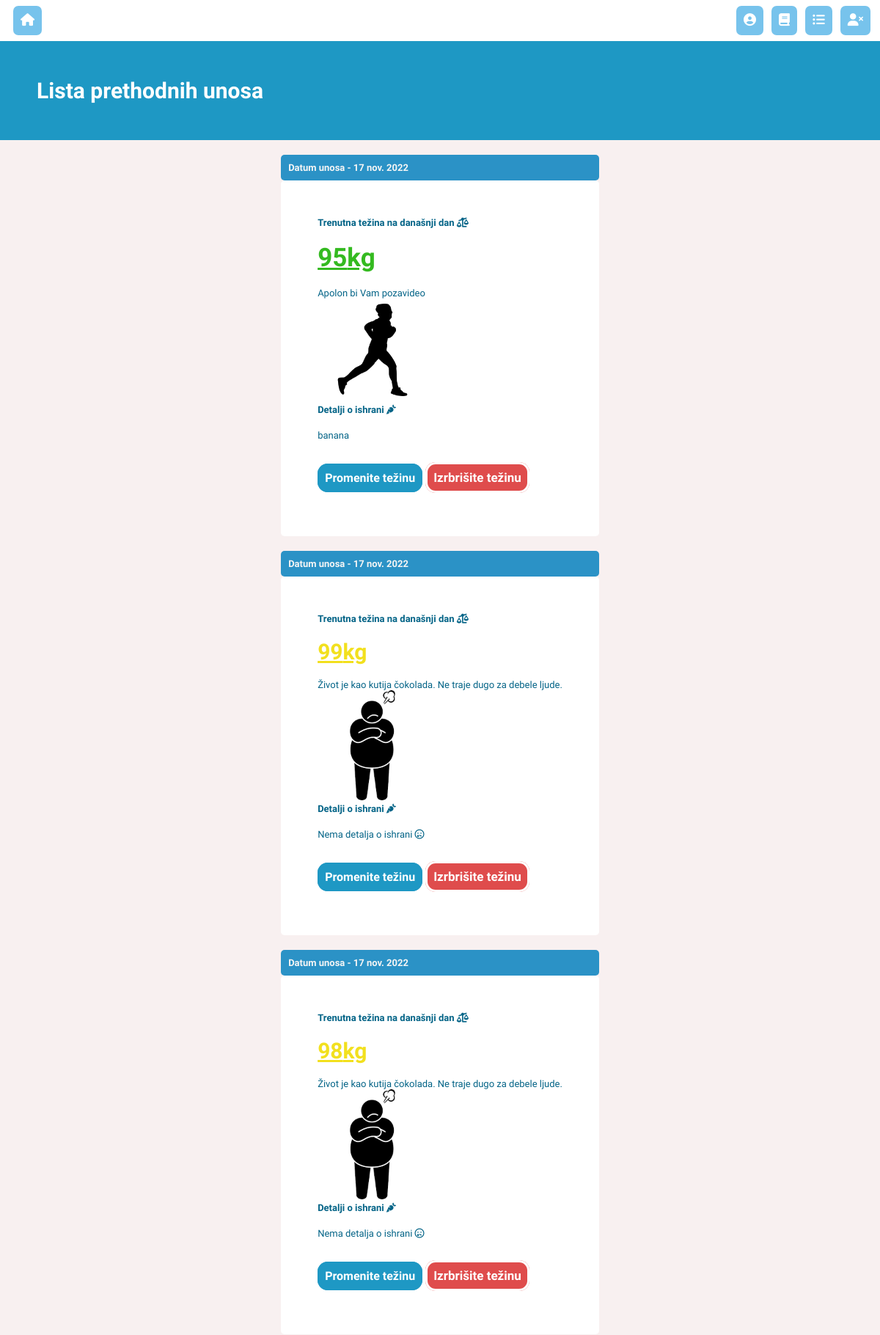
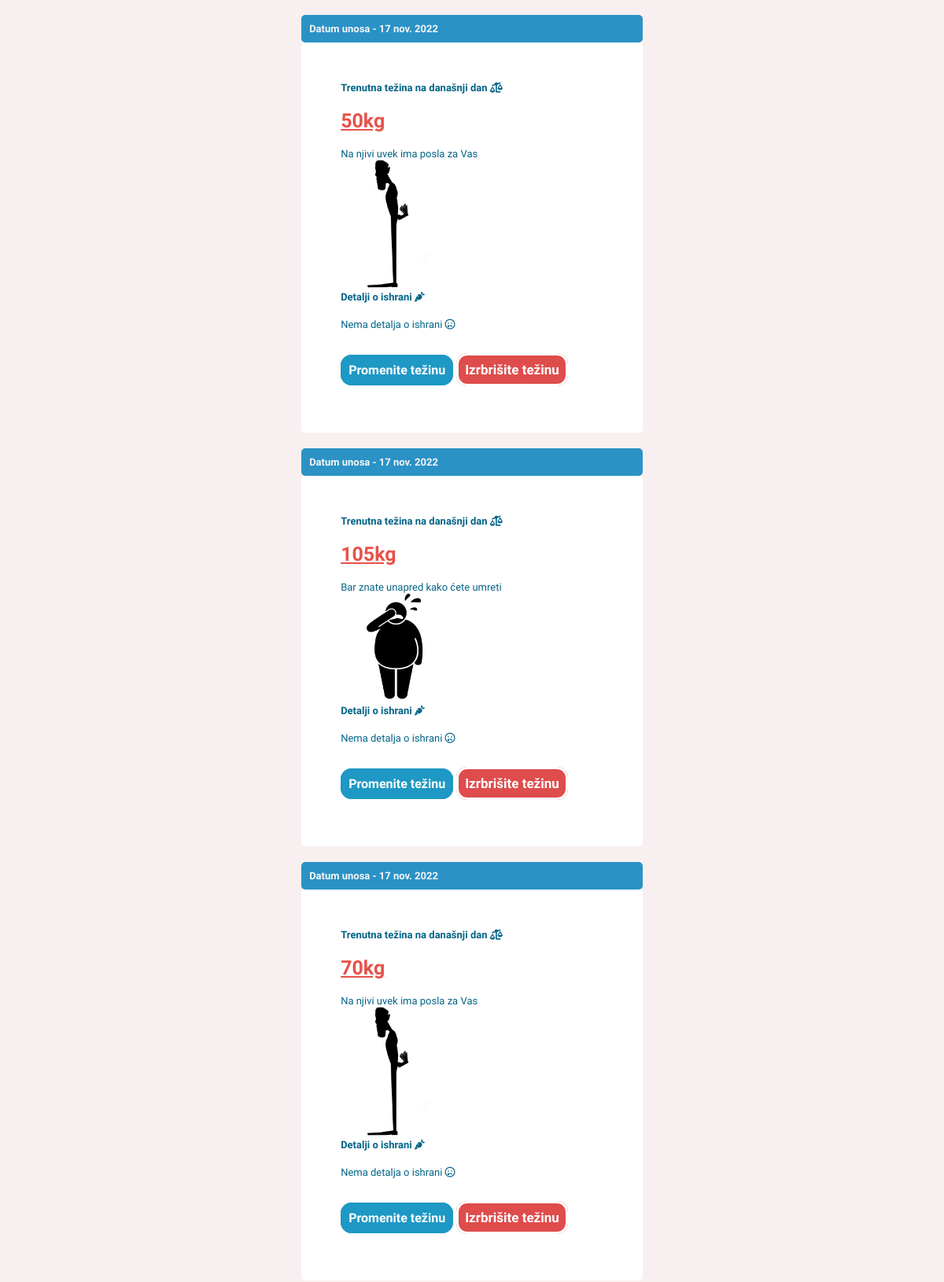
The page /overview/weightlist (signed in, upper part) on the database its author committed (2 pictures, top to bottom).
### dijeta_je_meta/models.py (models this page shows, shortened)
class CurrentWeight(models.Model):
    owner = models.ForeignKey(User, on_delete=models.CASCADE,blank=True)
    date_added = models.DateTimeField(auto_now_add=True)
    trenutna_tezina = models.IntegerField(
              default=0,
        validators=[
            MaxValueValidator(400),
            MinValueValidator(45)
        ]
    )
    detalji = models.TextField(blank=True)
    class Meta:
       ordering = ['-date_added']

### dijeta_je_meta/views.py (the view)
# urls.py: path("overview/weightlist", views.ListCurrentWeight.as_view(), name="weightlist"),
class ListCurrentWeight(LoginRequiredMixin,ListView):
    model = CurrentWeight
    template_name = "dijeta_je_meta/weight_list.html"
    paginate_by = 7
    def get_queryset(self): #sa ovim querijem cemo vratiti samo objekte koji pripadaju trenutnom useru
        return CurrentWeight.objects.filter(owner=self.request.user)
    def get_context_data(self, **kwargs):
        context = super(ListCurrentWeight, self).get_context_data(**kwargs)
        idealna = round(ideal_weight(self.request))
        list  = []
        list.append(idealna)
        context['idealna'] = list
        return context

### dijeta_je_meta/views.py (called while the page is built)
def ideal_weight(request):
    if StartUserWeightAndHeight.objects.filter(owner=request.user):
        if StartUserWeightAndHeight.objects.filter(owner=request.user).first().pol == "Мuški":
           ideal_kg = 50+(0.91*(StartUserWeightAndHeight.objects.filter(owner=request.user).first().visina-152.4))
        else:
            ideal_kg = 50+(0.91*(StartUserWeightAndHeight.objects.filter(owner=request.user).first().visina-152.4))
        return ideal_kg

### dijeta_je_meta/templates/dijeta_je_meta/weight_list.html (shortened to what this page needs)
{% extends "dijeta_je_meta/base.html" %}
{% block content %}
<h1 id="first-header">Lista prethodnih unosa</h1>
<div class="weight-list">
<div>
{% for weight in currentweight_list %}
  <p class="date">Datum unosa - {{weight.date_added|date:"d b Y"}}</p>
  <div class="one-weight">
      <p class="marg-bot"><strong>Trenutna težina na današnji dan</strong> <i class="fa fa-balance-scale-left"></i> </p>
      {% for i in idealna %}
        {% if weight.trenutna_tezina > i|add:10 %}
         <p class="list-variable"><u>{{weight.trenutna_tezina}}kg </u> </p>
         <p>Bar znate unapred kako ćete umreti</p>
         <img src="../../static/dijeta_je_meta/images/fat man.png" alt="" width="150px">
        {% elif i > weight.trenutna_tezina|add:"10" %}
          <p class="list-variable"><u>{{weight.trenutna_tezina}}kg </u> </p>
          <p>Na njivi uvek ima posla za Vas</p>
          <img src="../../static/dijeta_je_meta/images/thin man.png" alt="" width="150px">
        {% elif weight.trenutna_tezina > i|add:3 %}
         <p class="list-variable2"> <u>{{weight.trenutna_tezina}}kg</u></p>
         <p>Život je kao kutija čokolada. Ne traje dugo za debele ljude.</p>
         <img src="../../static/dijeta_je_meta/images/images (1).png" alt="" width="150px">
        {% elif i > weight.trenutna_tezina|add:"3" %}
          <p class="list-variable2"> <u>{{weight.trenutna_tezina}}kg</u></p>
          <p>Pazite da ne propadnete kroz wc-šolju</p>
          <img src="../../static/dijeta_je_meta/images/medium.png" alt="" width="150px">
        {% else %}
         <p class="list-variable3"> <u>{{weight.trenutna_tezina}}kg</u></p>
         <p>Apolon bi Vam pozavideo</p>
         <img src="../../static/dijeta_je_meta/images/96-969570_silhouette-run-athlete-winter-fit-runner-cold-person-removebg-preview.png" alt="" width="150px">
        {% endif %}
      {%endfor%}
    <p class="marg-bot"><strong>Detalji o ishrani <i class="fa fa-carrot"></i></strong></p>
    {% if weight.detalji %}
        <p class="p-space">{{weight.detalji}}</p>
    {% else %}
        <p class="p-space">Nema detalja o ishrani <i class="fa-regular fa-face-sad-tear"></i></p>
    {% endif %}
    <div class="button-div2">
      <a href="{% url 'update_weight' weight.id %}" class="button">Promenite težinu</a>
      <a href="{% url 'delete_weight' weight.id %}" class="delete-button">Izrbrišite težinu</a>
    </div>
 </div>
{% empty %}
  <a href="{% url 'currentweight' %}">Prvi unos</a>
{% endfor %}
</div>
</div>
{% endblock %}

### dijeta_je_meta/static/dijeta_je_meta/css/other.css (style rules this page uses)
html { font-family: 'Abril Fatface', cursive; font-family: 'Koulen', cursive; font-family: 'Life Savers', cursive; font-family: 'Merriweather', serif; font-family: 'Philosopher', sans-serif; font-family: 'Radio Canada', sans-serif; scroll-behavior: smooth; background-color: rgb(248, 240, 240); }
* { box-sizing: border-box; padding: 0; margin: 0; }
p { font-size: 25px; }
.button-div2 { margin-top: 20px; margin-bottom: 20px; }
.button { padding: 7px; background-color: rgb(30, 152, 196); color: white; border-style: solid; border-radius: 14px; border-color: rgb(30, 152, 196); font-weight: 1000; text-decoration: none; }
.delete-button { padding: 8px; background-color: rgb(223, 76, 76); color: white; font-size: 17px; border-style: solid; border-radius: 14px; background-color: rgb(223, 76, 76); font-weight: 1000; margin-right: 4px; text-decoration: none; }
#first-header { background-color: rgb(30, 152, 196); color: white; font-weight: bold; padding:50px; font-size: 30px; margin-top: -10px; }
.p-space { margin-bottom: 40px; }
.marg-bot { margin-bottom: 20px; }
.weight-list { display: flex; justify-content: center; width: 100%; padding: 20px; }
.one-weight { background-color: white; border-radius: 5px; padding: 50px; margin-bottom: 20px; color: rgb(4, 100, 135); }
.date { color: whitesmoke; font-weight: bold; background-color: rgb(43, 146, 198); padding: 10px; border-radius: 5px; }
.list-variable { font-size: 25px; font-weight: 1000; color: rgb(231, 82, 74); margin-bottom: 20px; }
.list-variable2 { font-size: 30px; font-weight: 1000; color: rgb(242, 224, 30); margin-bottom: 20px; }
.list-variable3 { font-size: 35px; font-weight: 1000; color: rgb(52, 186, 32); margin-bottom: 20px; }
@media all and (min-width: 1025px) and (max-width: 1200px) { p { font-size: 13px; } }

### dijeta_je_meta/templates/dijeta_je_meta/weight_list.html (style rules this page uses)
html { background-image: url("../../static/dijeta_je_meta/images/blue-wood-texture-background-surface_35.jpg"); }

### rows shown on the page
CurrentWeight: date_added "17 nov. 2022", trenutna_tezina "95", detalji "banana"
CurrentWeight: date_added "17 nov. 2022", trenutna_tezina "99", detalji "Nema detalja o ishrani"
CurrentWeight: date_added "17 nov. 2022", trenutna_tezina "98", detalji "Nema detalja o ishrani"
CurrentWeight: date_added "17 nov. 2022", trenutna_tezina "50", detalji "Nema detalja o ishrani"
CurrentWeight: date_added "17 nov. 2022", trenutna_tezina "105", detalji "Nema detalja o ishrani"
CurrentWeight: date_added "17 nov. 2022", trenutna_tezina "70", detalji "Nema detalja o ishrani"
